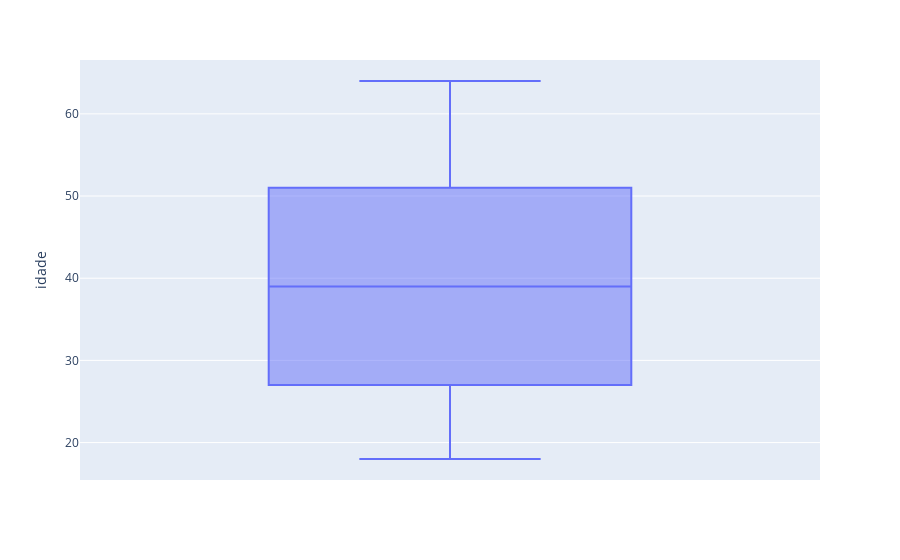

The notebook cell this image was saved under:
### Code cell
caixa_grafico=px.box(df_ins_copia,y="idade")
caixa_grafico.show()

### Figure 1 — Plotly figure (JSON) as saved in the notebook; plotly's stock layout.template omitted (floating-point values rounded to 4 significant figures; data arrays with more than 128 entries replaced by an {"elided": "..."} marker saying what was removed)
{"data": [{"alignmentgroup": "True", "hovertemplate": "idade=%{y}<extra></extra>", "legendgroup": "", "marker": {"color": "#636efa"}, "name": "", "notched": false, "offsetgroup": "", "orientation": "v", "showlegend": false, "type": "box", "x0": " ", "xaxis": "x", "y": {"elided": "1338 int values"}, "y0": " ", "yaxis": "y"}], "layout": {"boxmode": "group", "legend": {"tracegroupgap": 0}, "margin": {"t": 60}, "xaxis": {"anchor": "y", "domain": [0, 1]}, "yaxis": {"anchor": "x", "domain": [0, 1], "title": {"text": "idade"}}}}
